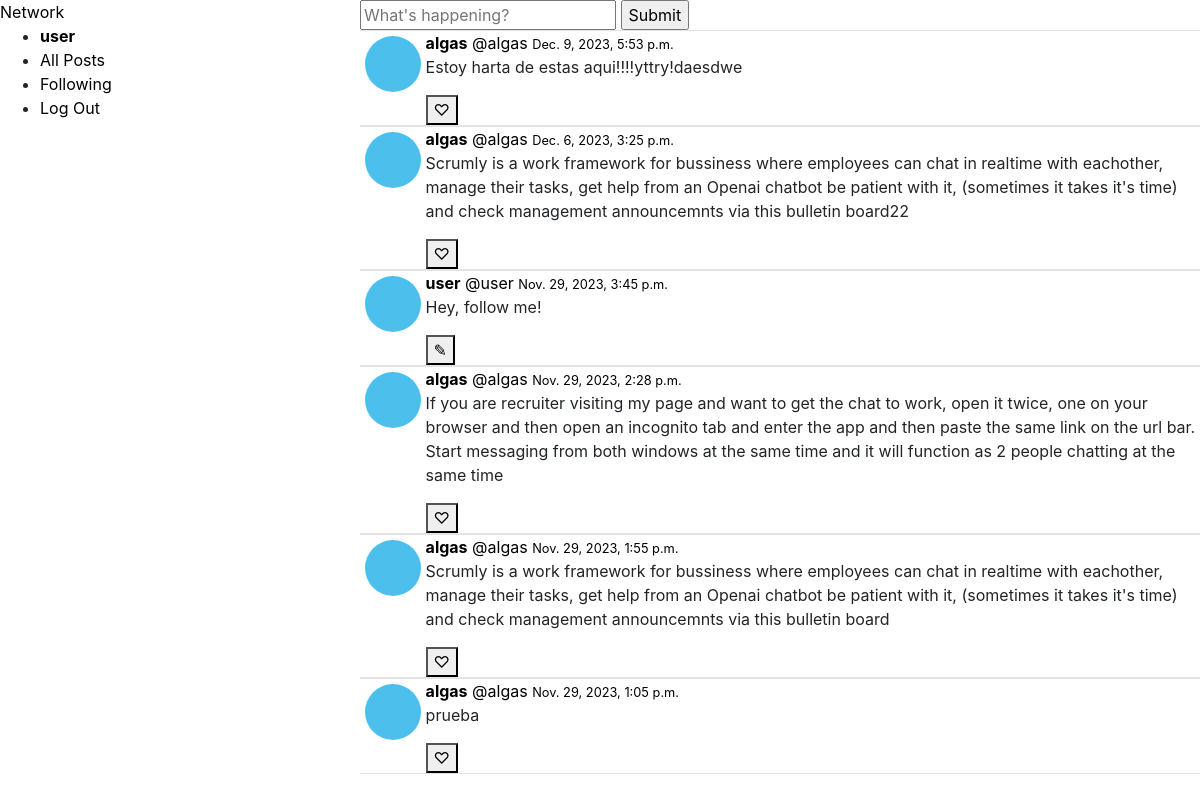
Screenshot of / (signed in) with the database file from the repository.
### network/models.py (models this page shows, shortened)
class User(AbstractUser):
    created_at = models.DateTimeField(default=datetime.now)
    description =  models.TextField(blank=True)

class Tweets(models.Model):
    user = models.ForeignKey(User,
                             on_delete=models.CASCADE,
                                null=True,
                                blank=True)
    body = models.CharField(max_length=280)
    created_at = models.DateTimeField(default=datetime.now, blank=True)
    likes = models.IntegerField(default=0)

### network/views.py (the view)
# urls.py: path("", views.index, name="index"),
def index(request):
    tweets = Tweets.objects.all().order_by('-created_at')
    all_likes = Like.objects.all()
    you_liked = []
    try:
        for like in all_likes:
            if like.user.id == request.user.id:
                you_liked.append(like.tweet.id)
    except:
        you_liked = []
    return render(request, "network/index.html",{'tweets':tweets,'you_liked':you_liked })

### network/templates/network/index.html (shortened to what this page needs)
{% extends "network/layout.html" %}
{% block body %}
{% load static %}
<div class="tw-creation-form">
    <form action="{% url 'tweet' %}" method="POST">
        <input type="text" name="body" placeholder="What's happening?">
        <input type="submit">
    </form>
</div>
{% for tweet in tweets %}
<div class="tw-tweet">
    <div class="tw-container-pic">
        <div class="tw-card-pic">
        </div>
    </div>
    <div>
        {% if tweet.user %}
            <a href="{% url 'profile' id=tweet.user.id %}">
                <strong>{{ tweet.user }}</strong>
                <span>@{{ tweet.user }}</span>
                <small>{{ tweet.created_at }}</small>
           </a>
        {% endif %}
        <div>
            <p id="body_{{tweet.id}}">{{tweet.body}}</p>
            {% if tweet.user == request.user %}
                <button data-toggle = "modal" data-target="#modal_edit_tweet_{{tweet.id}}">✎</button>
            {% endif %}
        </div>
        {% if tweet.user != request.user %}
            {% if tweet.id in you_liked %}
            <div>
                <button onclick="liker('{{tweet.id}}', '{{you_liked}}')" id="{{tweet.id}}">♥</button>
            </div>
            {% else %}
            <div>
                <button onclick="liker('{{tweet.id}}', '{{you_liked}}')" id="{{tweet.id}}">♡</button>
            </div>
            {% endif %}
        {% endif %}
    </div>
</div>
{% endfor %}
{% endblock %}

### network/templates/network/layout.html (shortened to what this page needs)
{% load static %}
<!DOCTYPE html>
<html lang="en">
  <head>
    <link
      rel="stylesheet"
      href="https://stackpath.bootstrapcdn.com/bootstrap/4.4.1/css/bootstrap.min.css"
    />
    <link href="{% static 'network/styles.css' %}" rel="stylesheet" />
  </head>
  <body>
    <nav>
      <a href="#">Network</a>
      <div>
        <ul>
          {% if user.is_authenticated %}
          <li>
            <a href="#"><strong>{{ user.username }}</strong></a>
          </li>
          {% endif %}
          <li>
            <a href="{% url 'index' %}">All Posts</a>
          </li>
          {% if user.is_authenticated %}
          <li>
            <a href="{% url 'following' %}">Following</a>
          </li>
          <li>
            <a href="{% url 'logout' %}">Log Out</a>
          </li>
          {% endif %}
        </ul>
      </div>
    </nav>
    <div class="body">{% block body %} {% endblock %}</div>
  </body>
</html>

### network/static/network/styles.css (style rules this page uses)
body { display:flex; flex-direction: row; justify-content: space-between; }
nav { width: 30%; }
.body { width: 70%; }
a { text-decoration: none; color: black; cursor: pointer; }

### network/static/network/index.css (style rules this page uses)
.tw-tweet { display: flex; flex-direction: row; border-top: 1px solid rgb(231, 227, 227); border-bottom:1px solid rgb(231, 227, 227); }
.tw-container-pic { margin:0.3rem }
.tw-card-pic { background-color: rgb(76, 191, 237); border-radius: 50%; width: 3.5rem; height: 3.5rem; }

### rows the page displays
User: username "user"
Tweets: user "algas", created_at "Dec. 9, 2023, 5:53 p.m.", body "Estoy harta de estas aqui!!!!yttry!daesdwe"
Tweets: user "algas", created_at "Dec. 6, 2023, 3:25 p.m.", body "Scrumly is a work framework for bussiness where employees can chat in realtime with eachother, manage their tasks, get help from an Openai chatbot be patient with it, (sometimes it takes it's time) and check management announcemnts via this bulletin board22"
Tweets: user "user", created_at "Nov. 29, 2023, 3:45 p.m.", body "Hey, follow me!"
Tweets: user "algas", created_at "Nov. 29, 2023, 2:28 p.m.", body "If you are recruiter visiting my page and want to get the chat to work, open it twice, one on your browser and then open an incognito tab and enter the app and then paste the same link on the url bar. Start messaging from both windows at the same time and it will function as 2 people chatting at the same time"
Tweets: user "algas", created_at "Nov. 29, 2023, 1:55 p.m.", body "Scrumly is a work framework for bussiness where employees can chat in realtime with eachother, manage their tasks, get help from an Openai chatbot be patient with it, (sometimes it takes it's time) and check management announcemnts via this bulletin board"
Tweets: user "algas", created_at "Nov. 29, 2023, 1:05 p.m.", body "prueba"
